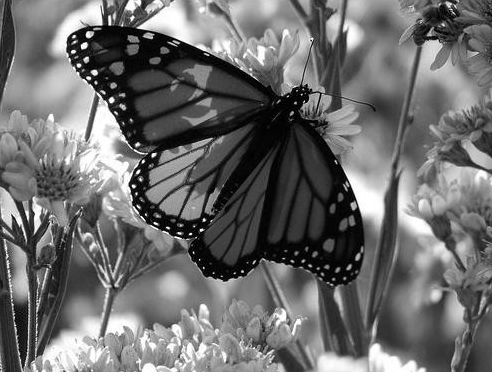
#> input picture 3/1/bf.bmp, 492 x 372 px
$ python pca_image_induction.py
#> lines starting #> are read from the running program, lines starting #| are printed output that depends on the picture
#> in main, image is the input picture: shape (372, 492, 3); min 0, max 255, mean 108.3
import numpy as np
import cv2 as cv


# 数据中心化
def center_image(pre_image):
    rows, cols = pre_image.shape
#> rows = 372; cols = 492
    mean_image = np.mean(pre_image, axis=0)
    mean_image = np.tile(mean_image, (rows, 1))
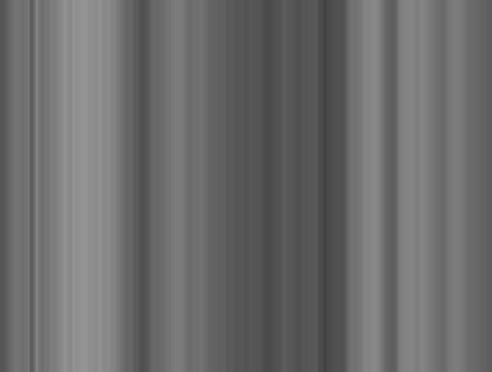
#> mean_image: shape (372, 492) float32; min 65.84, max 148.8, mean 108.3

    newdata = pre_image - mean_image
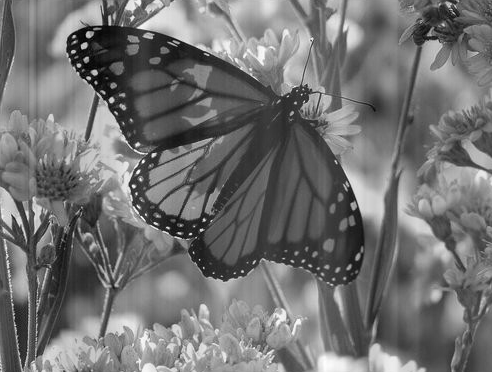
#> newdata: shape (372, 492) float32; min -148.8, max 183.6, mean 0; drawn with min black and max white
    return newdata, mean_image


def tz(cov_image):
    va, ve = np.linalg.eig(cov_image)  # 得到特征值和特征向量
    k = 60
    eigenvalue = np.argsort(va)
    tz_value = eigenvalue[-1:-k:-1]
    tz_vector = ve[:, tz_value]
    return tz_value, tz_vector


# 重构图像
def Reconstruction(pre_image, tz_vector, mean_image):
    recon_image = pre_image * tz_vector * tz_vector.T + mean_image
    return recon_image


# PCA算法
def PCA(data):
    pre_image = np.float32(np.mat(data))
    # 数据中心化
    pre_image, mean_image = center_image(pre_image)
    # 计算协方差矩阵
    cov_image = np.cov(pre_image, rowvar=0)
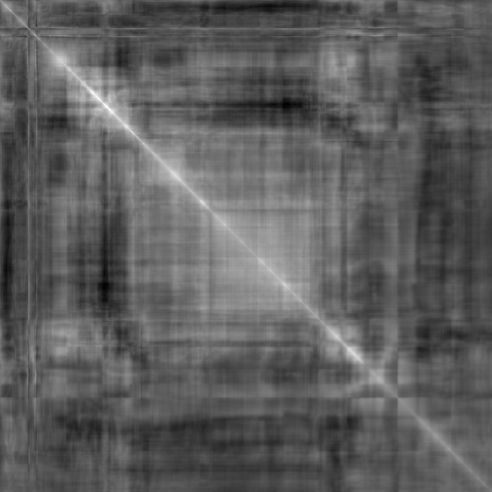
#> cov_image: shape (492, 492) float64; min -3585.9, max 7064.5, mean 344.3; drawn with min black and max white
    # 得到k个特征值和特征向量
    D, V = tz(cov_image)
#> in tz, `eigenvalue = np.argsort(va)`: eigenvalue = 492 values, max 491 at index 60, min 0 at index 491, mean 245.5
#> in tz, `tz_value = eigenvalue[-1:-k:-1]`: tz_value = 59 values from 0 to 58
#> D = 59 values from 0 to 58
    # 重构数据
    recon_image = Reconstruction(pre_image, V, mean_image)
    return recon_image


def main():
    image = cv.imread("bf.bmp")
    image = cv.cvtColor(image, cv.COLOR_BGR2GRAY)

    reconImage = PCA(image)
    reconImage = reconImage.astype(np.uint8)
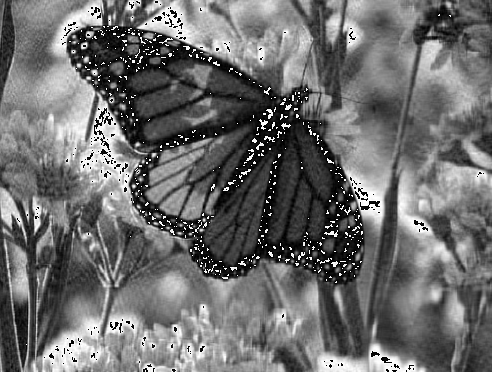
#> reconImage: shape (372, 492); min 0, max 255, mean 108.9
    print(reconImage)
#> (printed output is left out)

    cv.imshow('pca_image_induction', reconImage)
    cv.waitKey(0)
    cv.destroyAllWindows()


if __name__ == '__main__':
    main()
